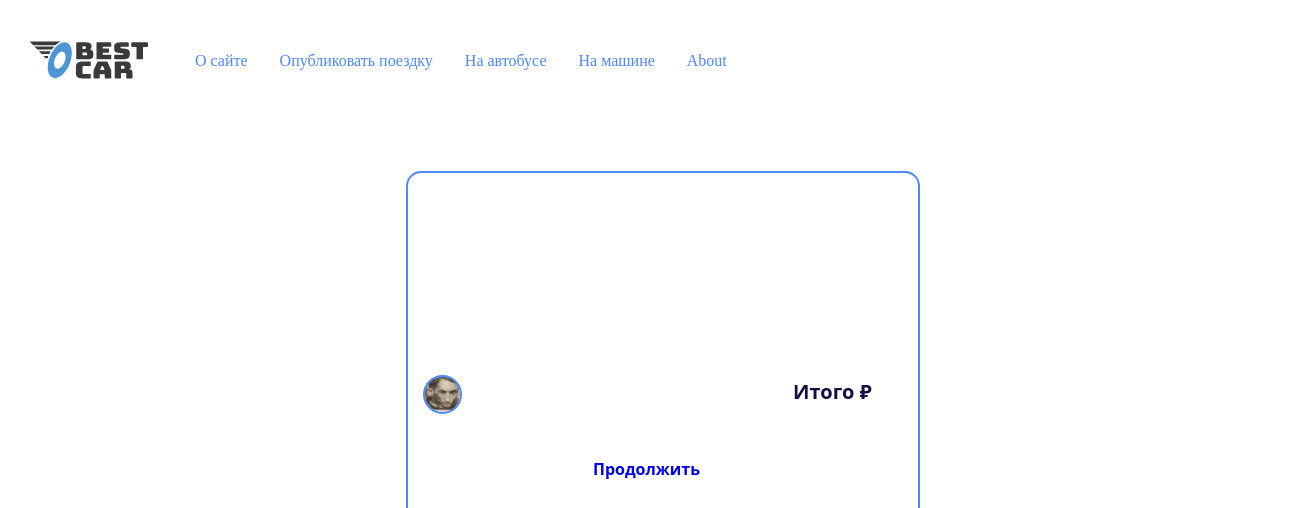
The page /booking/to_book/9GRGVHAA2OJX8TKKDAD19TPN6OZUQBGWQ6R5J8V8/ on the database as committed earlier.
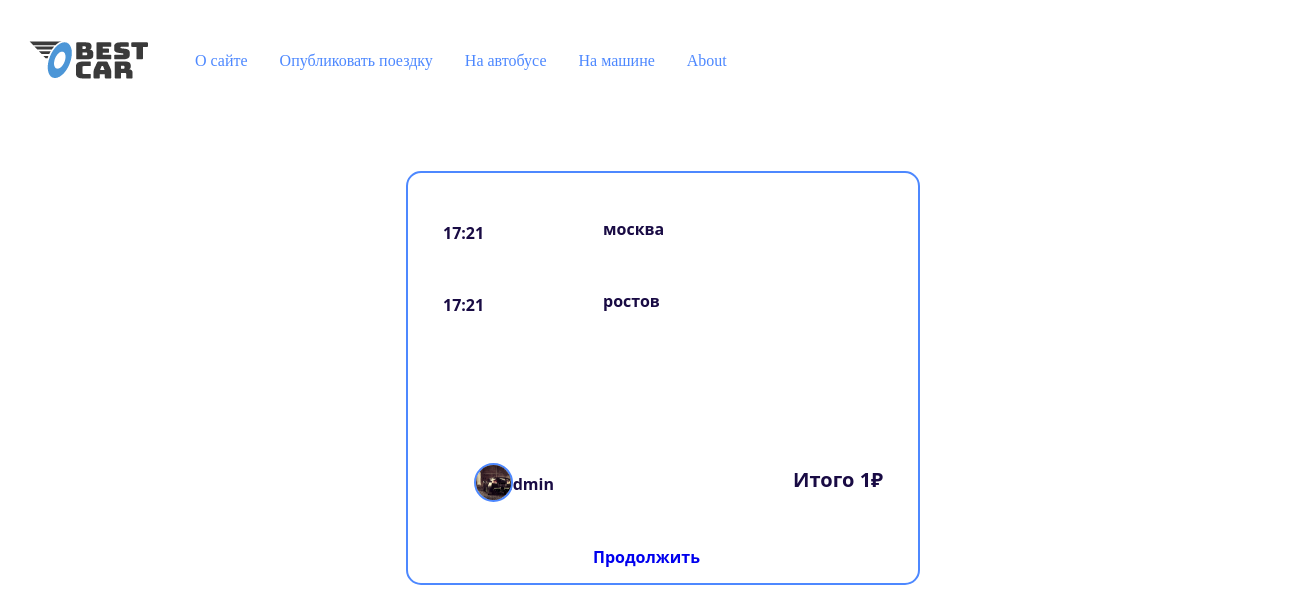
The same page on the database as committed later.
### bestcar/models/publishing_a_trip.py (models this page shows, shortened)
class Publishing_a_trip(models.Model):
    departure = models.CharField(
        max_length=100,
        verbose_name="отправление",
        validators=[Validators_language_model()]
    )
    arrival = models.CharField(
        max_length=100,
        verbose_name="прибытие",
        validators=[Validators_language_model()]
    )
    departure_time = models.DateTimeField(
        verbose_name="время отправления",
        validators=[Validators_date_model()]
    )
    arrival_time = models.DateTimeField(
        verbose_name="время прибытия",
        default=None,
        validators=[Validators_date_model()]
    )
    free_seating = models.PositiveSmallIntegerField(
        verbose_name='количество мест',
        default=1
    )
    reserved_seats = models.PositiveIntegerField(
        verbose_name='количество бронированных мест',
        default=0
    )
    price = models.PositiveSmallIntegerField(
        verbose_name="цена"
    )
    author = models.ForeignKey(
        get_user_model(),
        on_delete=models.CASCADE,
        related_name="author",
        null=True, default=None
    )
    slug = models.SlugField(
        max_length=100,
        unique=True,
        db_index=True
    )
    objects = models.Manager()
    car = CarManager()
    bus = BusManager()
    class Meta:
        verbose_name = 'Опубликованные поездки'
        verbose_name_plural = 'Опубликованные поездки'
        ordering = ('departure_time',)
        indexes = [
            models.Index(
                fields=['departure', 'arrival', 'free_seating', 'departure_time'],
                name='trip_filter_idx'
            )
        ]

### users/models.py (models this page shows, shortened)
class User(AbstractUser):
    photo = models.ImageField(
        upload_to='users/$Y/%m/%d/',
        blank=True, null=True,
        verbose_name='Фотография')
    category = models.ForeignKey(
        Category,
        on_delete=models.PROTECT,
        default=1,
        verbose_name='Категория транспортного средства'
                                                                                           )
    models_auto = models.CharField(
        max_length=100,
        verbose_name="модель автомобиля"
    )
    class Meta:
        verbose_name = 'Пользователи'
        verbose_name_plural = 'Пользователи'

### booking/views.py (the view)
# urls.py: path('to_book/<slug:trip_slug>/', Bookings.as_view(), name='to_book'),
class Bookings(DataMixin, BaseView, ListView):
    model = Publishing_a_trip
    template_name = 'bestcar/to_book_a_trip.html'
    title_page = 'Потверждение'
    def dispatch(self, request, *args, **kwargs):
        self.trip_slug = kwargs.get('trip_slug')
        return super().dispatch(request, *args, **kwargs)
    def get_queryset(self):
        return Bookings_services.bookings_services(slug=self.trip_slug)
    def get_context_data(self, **kwargs):
        context = super().get_context_data(**kwargs)
        return self.get_mixin_context(context, default_image=settings.DEFAULT_USER_IMAGE)

### bestcar/utils.py (called while the page is built)
    def get_mixin_context(self, context, **kwargs):
        if self.title_page:
            context['title'] = self.title_page
        context['menu'] = MENU  # Предполагается, что MENU - это глобальная переменная
        context.update(kwargs)
        return context

### booking/services.py (called while the page is built)
    @staticmethod
    def bookings_services(**kwargs):
        try:
            slug = kwargs['slug']
            object_list = get_object_or_404(Publishing_a_trip, slug=slug)
            return object_list
        except Http404 as e:
            return JsonResponse({
                "errorMessage": str(e),
                "status": 400
            })

### booking/views.py (called while the page is built)
    def dispatch(self, request, *args, **kwargs):
        try:
            response = super().dispatch(request, *args, **kwargs)
        except Exception as e:
            return self._response(e, status=400)
        if isinstance(response, (dict, list)):
            return self._response(response)
        else:
            return response

### bestcar/templates/bestcar/to_book_a_trip.html (shortened to what this page needs)
{% extends 'base.html' %}
{% block content %}
{% load static %}
<link rel="stylesheet" type="text/css" href="{% static 'bestcar/css/style_to_book_a_trip.css' %}">
<div id="frame">
    <p id="departure"> {{object_list.departure}}</p>
    <p id="arrival"> {{object_list.arrival}}</p>
    <p id="departure_time"> {{object_list.departure_time|date:"H:i"}}</p>
    <p id="arrival_time"> {{object_list.arrival_time|date:"H:i"}}</p>
    <p id="price"> Итого {{object_list.price}}₽</p>
    <p id="username"> {{object_list.author.username}}</p>
        {%  if object_list.author.photo   %}
            <img src="{{ object_list.author.photo.url }}" id="photo_user" />
        {% else %}
            <img src ='{{default_image}}' id="default_user_photo"  />
        {% endif %}
    <p id="load"><a href="{% url 'booking:booking' object_list.slug %}" >Продолжить</a></p>
</div>
{% endblock %}

Rows that differ between the two databases and show on the page:
added Publishing_a_trip: departure "москва", arrival "ростов", departure_time "17:21", arrival_time "17:21", price "1", author.username "admin", author.photo (picture)
